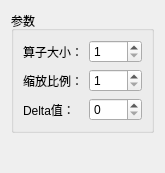
<?xml version="1.0" encoding="UTF-8"?>
<ui version="4.0">
 <class>LaplacianEdgeDetectionModel</class>
 <widget class="QWidget" name="LaplacianEdgeDetectionModel">
  <property name="geometry">
   <rect>
    <x>0</x>
    <y>0</y>
    <width>165</width>
    <height>173</height>
   </rect>
  </property>
  <property name="windowTitle">
   <string>Form</string>
  </property>
  <layout class="QVBoxLayout" name="verticalLayout_2">
   <item>
    <widget class="QGroupBox" name="groupBox">
     <property name="title">
      <string>参数</string>
     </property>
     <layout class="QVBoxLayout" name="verticalLayout">
      <item>
       <layout class="QFormLayout" name="formLayout">
        <item row="0" column="0">
         <widget class="QLabel" name="label">
          <property name="text">
           <string>算子大小：</string>
          </property>
         </widget>
        </item>
        <item row="1" column="0">
         <widget class="QLabel" name="label_2">
          <property name="text">
           <string>缩放比例：</string>
          </property>
         </widget>
        </item>
        <item row="2" column="0">
         <widget class="QLabel" name="label_3">
          <property name="text">
           <string>Delta值：</string>
          </property>
         </widget>
        </item>
        <item row="0" column="1">
         <widget class="QSpinBox" name="ksize_spinBox">
          <property name="minimum">
           <number>1</number>
          </property>
          <property name="singleStep">
           <number>2</number>
          </property>
          <property name="value">
           <number>1</number>
          </property>
         </widget>
        </item>
        <item row="2" column="1">
         <widget class="QSpinBox" name="delta_spinBox">
          <property name="maximum">
           <number>255</number>
          </property>
          <property name="singleStep">
           <number>20</number>
          </property>
         </widget>
        </item>
        <item row="1" column="1">
         <widget class="QSpinBox" name="scale_spinBox">
          <property name="minimum">
           <number>1</number>
          </property>
          <property name="singleStep">
           <number>5</number>
          </property>
          <property name="value">
           <number>1</number>
          </property>
         </widget>
        </item>
       </layout>
      </item>
     </layout>
    </widget>
   </item>
   <item>
    <widget class="QLabel" name="info_label">
     <property name="text">
      <string/>
     </property>
    </widget>
   </item>
  </layout>
 </widget>
 <resources/>
 <connections/>
</ui>
